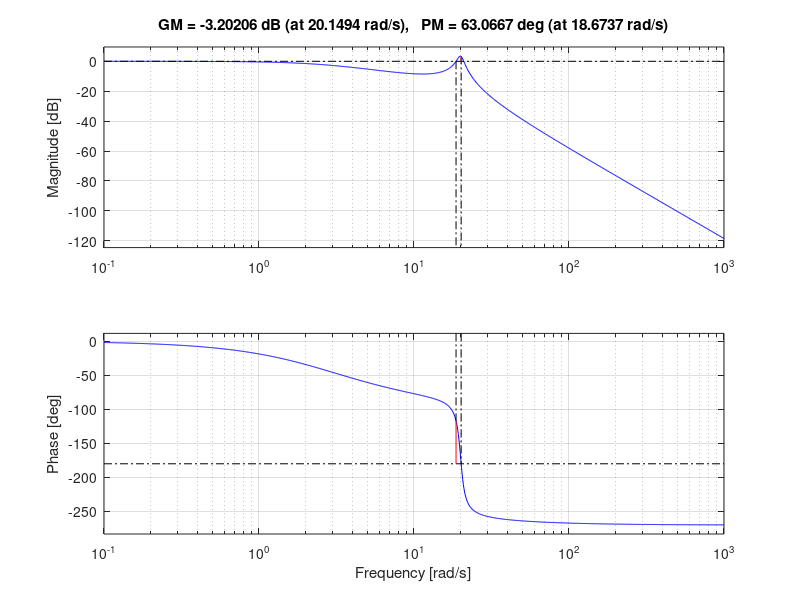
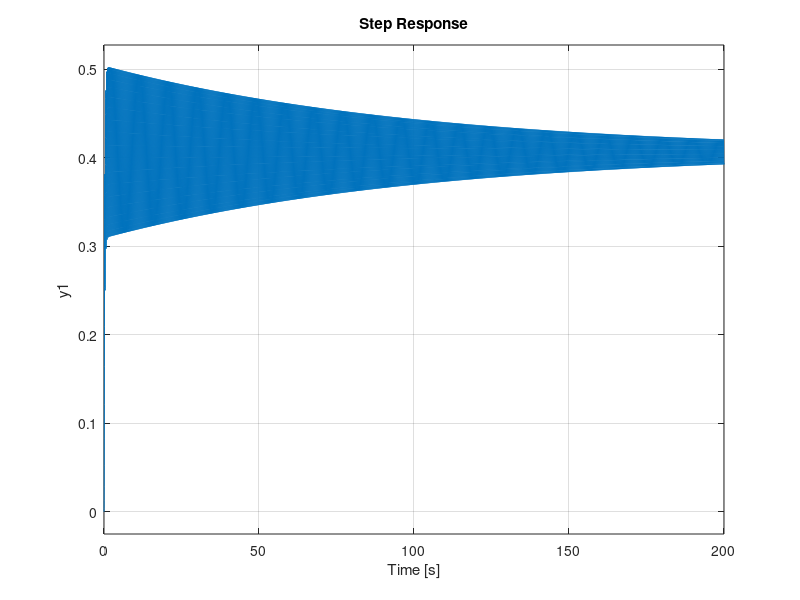
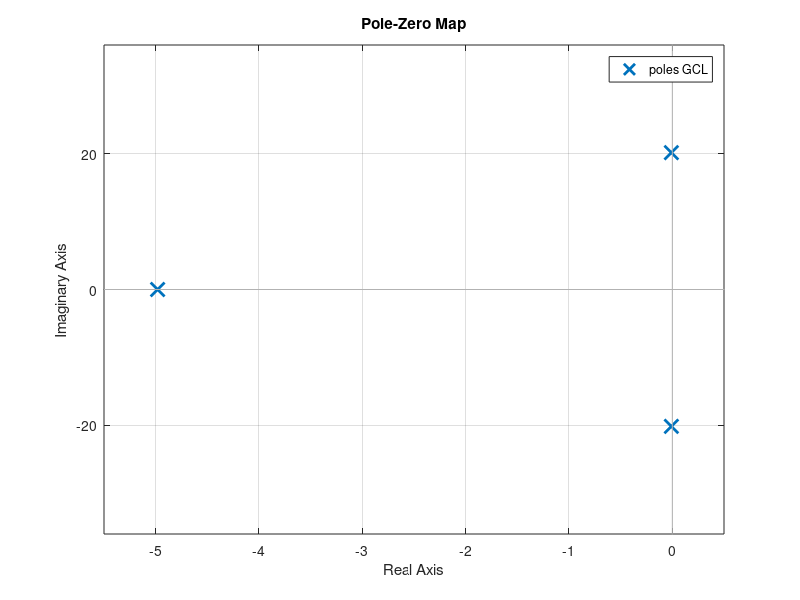
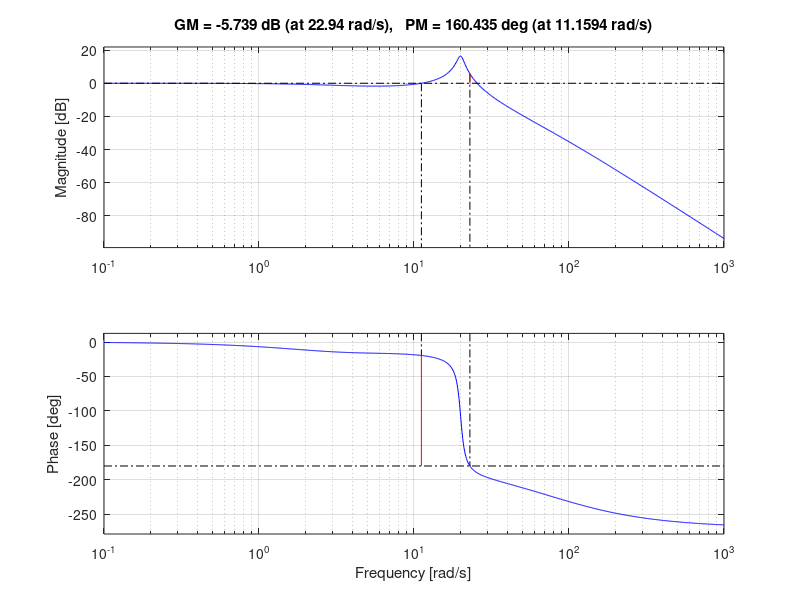

Reproduce these figures in MATLAB, in order.
%%%Reset
clear
clc
close all

%%%Actuator Dynamics
A = tf([3],[1,3])
wn = 20.0
G = tf([wn^2],[1,2,wn^2])*A
%G = tf([1],[1,2,1,0])
margin(G)
grid on
[Gm,Pm,Wcg,Wcp] = margin(G)
%%%The Margins are
disp(['Gain Margin = ',num2str(Gm)])
disp(['Phase Margin = ',num2str(Pm)])

%%%The gain margin tells us how much gain the system
%%%The system can handle. Since our gain margin is positive
%%%It means we need to LOWER the bode plot. This means we 
%%%Need to multiply our plot by a number less than 1.
%%%%In this case we can use our gain margin to determine
%%%What we can make K to stabilize the system
%%multiply by 99% to reduce it just 
%%%under the stability boundary
K = Gm*0.99; 
GCL = minreal(K*G/(1+K*G))

%%%As can be seen by this step response
figure()
step(GCL)
grid on

%%%%And this pzmap
figure()
pzmap(GCL)

%%%To see a more detailed view you can run rlocus
figure()
rlocus(G)
%%%Click on the locus where the poles cross the imaginary
%%%axis and you'll see that when K = Gm the system goes unstable

%%%%Notice that if K > Gm the system is unstable

%%%The negative phase means that are system is lagging
%%%Behind by 34 degrees. There is no way to simply increase
%%%phase. Lead lag filters are the best at adding phase
%%%to a system
%%%Using the equations from Brian Douglas we can 
%%%Tune a lead/lag filter
%https://www.youtube.com/watch?v=rH44ttR3G4Q&list=PLUMWjy5jgHK24TCFwngV5MeiruHxt1BQR&index=7
%%%We're just going to add the phase margin to the frequency at which the
%%%phase margin occurs
phi_max = Pm; 
wm = Wcp;
%sind(phi_max) = (a2-1)/(a2+1)
%a2*sind(phi_max) + sind(phi_max) = a2 - 1
%a2*(sind(phi_max) - 1) = -sind(phi_max) - 1
a2 = (-sind(phi_max) - 1)/(sind(phi_max) - 1)
tau = 1/(wm*sqrt(a2))
%%%Then build the compensator
C = tf([a2*tau,1],[tau,1])

%%%Then create a new open loop system
CG = C*G
%%%And compute the bode plot again
margin(CG)
grid on
[Gm,Pm,Wcg,Wcp] = margin(CG)
%%%The Margins are
disp(['Gain Margin = ',num2str(Gm)])
disp(['Phase Margin = ',num2str(Pm)])

%%%Now the system has a phase margin at 0 rad/s which is basically
%%%MATLAB saying that it can't find when the system crosses 0 dB
%%%The good news is that we now have a gain margin that is greater than 1
%%%Which means that we can make K bigger than 1
%%%under the stability boundary
K = Gm*0.99; 
GCL = minreal(K*CG/(1+K*CG))

%%%As can be seen by this step response
figure()
step(GCL)
grid on

%%%%And this pzmap
figure()
pzmap(GCL)

%%%To see a more detailed view you can run rlocus
figure()
rlocus(CG)
%%%Click on the locus where the poles cross the imaginary
%%%axis and you'll see that when K = Gm the system goes unstable

%%%%Notice that if K > Gm the system is unstable
